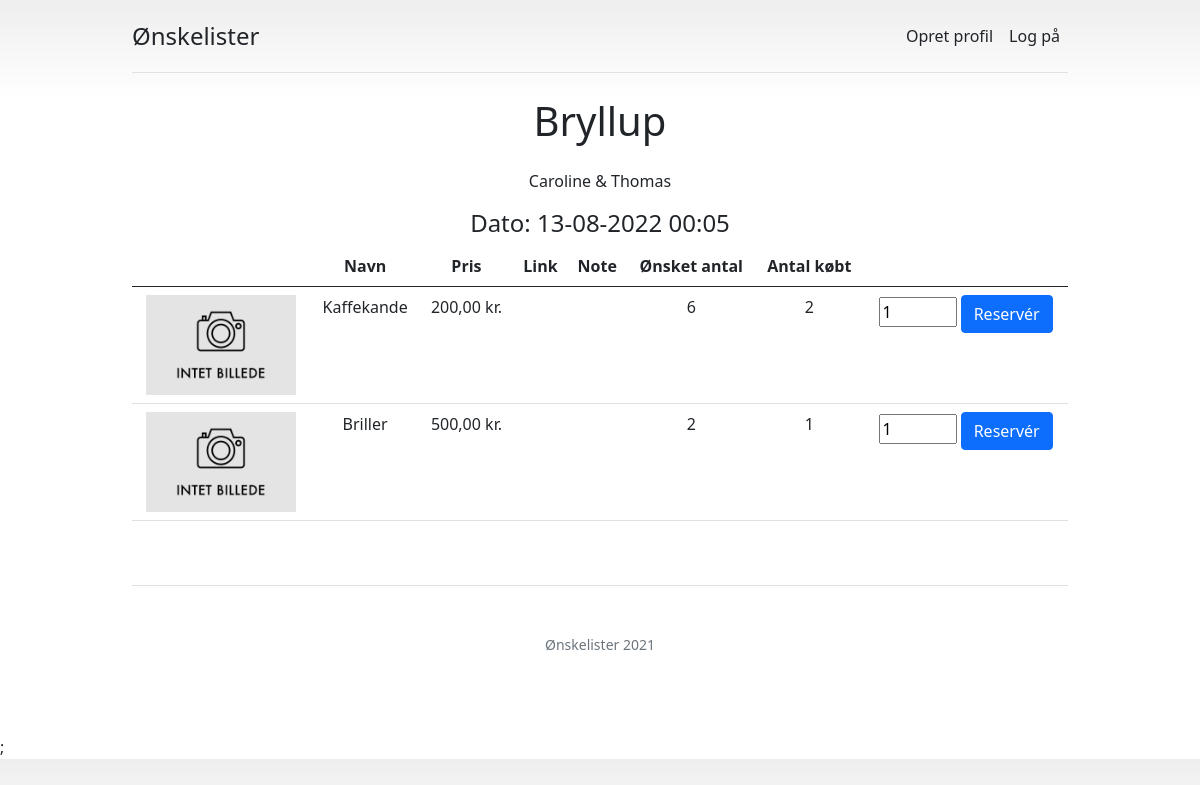
/guest/share.php?id=2, run on the app's committed database.
### tables this page shows
CREATE TABLE `wish_lists` (
  `list_id` bigint(20) NOT NULL,
  `list_date` datetime DEFAULT NULL,
  `list_title` text DEFAULT NULL,
  `list_subtitle` text DEFAULT NULL,
  `list_link` varchar(255) DEFAULT NULL,
  `list_user` bigint(20) DEFAULT NULL,
  `list_code` varchar(255) NOT NULL,
  `list_active` tinyint(1) NOT NULL DEFAULT 1
);

CREATE TABLE `wish_gifts` (
  `gift_id` bigint(20) NOT NULL,
  `gift_image` varchar(255) DEFAULT NULL,
  `gift_name` varchar(255) DEFAULT NULL,
  `gift_qty` int(11) NOT NULL DEFAULT 1,
  `gift_reservations` int(11) NOT NULL DEFAULT 0,
  `gift_price` decimal(10,2) NOT NULL DEFAULT 0.00,
  `gift_note` varchar(255) DEFAULT NULL,
  `gift_link` varchar(255) DEFAULT NULL,
  `gift_list` bigint(20) NOT NULL
);

### app/includes/config.php (called while the page is built, shortened)
<?php
require 'classes/simple.db.class.php';
$app['version'] = '1.0';
$app['cookie_name'] = 'session';
$app['session_name'] = 'user';
$app['list_name'] = 'list';
$app['db_prefix'] = 'wish_';
$app['db'] = new SimpleDB(['host' => 'localhost', 'user' => 'root','pass' => '','database' => 'dev']);
$app['url'] = 'http://localhost/wishlist';
$app['asset'] = $app['url'] . '/public/assets';
$app['name'] = 'Ønskelister';
$app['title'] = 'Ønskelister - Ønskelister til alle begivenheder';

### app/includes/classes/simple.db.class.php (called while the page is built, shortened)
<?php
class SimpleDB
{
  public $isConn;
  public function __construct( $db_conn = array('host' => 'localhost', 'user' => 'root','pass' => '','database' => 'test', ) )
  {
    $host = isset($db_conn['host']) ? $db_conn['host'] : 'localhost' ;
    $user = isset($db_conn['user']) ? $db_conn['user'] : 'root' ;
    $pass = isset($db_conn['pass']) ? $db_conn['pass'] : '' ;
    $database = isset($db_conn['database']) ? $db_conn['database'] : die('no database set') ;
    $connection = mysqli_connect($host, $user, $pass,$database);
    if($connection)
    {
      $this->isConn = $connection;
    }
  }
  public function Select($SQLStatement)
  {
    $con =  $this->isConn;
    if ($con)
    {
      $q = $con->query($SQLStatement);
      $row = $q->num_rows;
      if($row <1)
      {
        $result = $row;
      }
      else if($row == 1)
      {
        $result = array($q->fetch_assoc());
      }
      else if( $row >1)
      {
        $d1 = array( $q->fetch_assoc());
        $d2= array();
        while ($row = $q->fetch_assoc())
        {
          $d2[] = $row;
        }
        $result = array_merge($d1 , $d2);
      }
      return $result;
      }
  }
}

### guest/share.php (the view, shortened to what this page needs)
<?php include '../app/includes/functions.php'; ?>
<?php include '../app/templates/header.php'; ?>
<?php include '../app/templates/app.php'; ?>
<?php
$list_id = $app['db']->CleanDBData($_GET['id']);
$list = $app['db']->Select("SELECT * FROM wish_lists WHERE list_id = '$list_id' OR list_link = '$list_id'");
if(!empty($list)) {
  $gifts = $app['db']->Select("SELECT * FROM wish_gifts WHERE gift_list = '$list_id'");
}
?>
</head>
<body>
<?php include '../app/templates/nav.php'; ?>
  <main>
  <?php if(!empty($gifts)): ?>
    <h2 id="produkter" class="display-6 text-center mb-4"><?php echo $list[0]['list_title']; ?></h2>
    <p class="text-center"><?php echo $list[0]['list_subtitle']; ?></p>
    <h4 class="text-center font-weight-bold">Dato: <?php echo date('d-m-Y H:i', strtotime($list[0]['list_date'])); ?></h4>
    <div class="table-responsive">
      <table class="table text-center">
        <thead>
          <tr>
            <th></th>
            <th>Navn</th>
            <th>Pris</th>
            <th>Link</th>
            <th>Note</th>
            <th>Ønsket antal</th>
            <th>Antal købt</th>
            <th></th>
          </tr>
        </thead>
        <tbody>
          <?php foreach($gifts as $gift): ?>
          <tr>
          <?php if(!empty($gift['gift_image'])): ?>
              <td><img src="<?php echo $gift['gift_image']; ?>" width="150" height="100"></td>
              <?php else: ?>
                <td><img src="<?php echo $app['url']; ?>/public/img/no-image.png" width="150" height="100"></td>
              <?php endif; ?>
            <td><?php echo $gift['gift_name']; ?></td>
            <td><?php echo number_format($gift['gift_price'],2,',','.'); ?> kr.</td>
            <td>
            </td>
            <td><?php echo $gift['gift_note']; ?></td>
            <td><?php echo $gift['gift_qty']; ?></td>
            <td><?php echo $gift['gift_reservations']; ?></td>
            <?php
              $gift_id = $gift['gift_id'];
            ?>
            <?php if($gift['gift_qty'] != $gift['gift_reservations'] || isset($visitor[$gift_id])): ?>
              <td>
              <?php if(!isset($visitor[$gift_id])): ?>
              <form action="<?php url('/guest/reserve'); ?>" method="post">
              <input type="number" id="qty" name="qty" min="1" max="<?php echo $gift['gift_qty'] - $gift['gift_reservations']; ?>" value="1" required>
              <input onclick="return confirm('Er du sikker på du vil reservere denne gave?');" type="submit" class="btn btn-primary" value="Reservér">
              </form>
              <?php endif; ?>
              </td>
            <?php else: ?>
              <td style="font-style: italic; font-weight: bold; width: 150px;">ER ALLE ALLEREDE KØBT AF ANDRE</td>
            <?php endif; ?>
          </tr>
          <?php endforeach; ?>
        </tbody>
      </table>
    </div>
    <?php else: ?>
      <h4 class="text-center">Ingen ønsker eller inaktiv ønskeliste.</h4>
<?php endif; ?>
  </main>
  <?php include '../app/templates/footer.php'; ?>

### app/templates/header.php (shortened to what this page needs)
<!DOCTYPE html>
<html lang="en">
    <head>

### app/templates/app.php (shortened to what this page needs)
<link href="<?php echo $app['url']; ?>/public/css/bootstrap.app.css" rel="stylesheet">
  <link href="<?php echo $app['url']; ?>/public/css/app.css" rel="stylesheet">

### app/templates/nav.php
<div class="container py-3">
  <header>
    <div class="d-flex flex-column flex-md-row align-items-center pb-3 mb-4 border-bottom">
      <a href="<?php
      if(!auth()) {
        url();
      } else {
        url('/list/read');
      }
       ?>" class="d-flex align-items-center text-dark text-decoration-none">
    <span class="fs-4"><?php app('name'); ?></span>
      </a>
      <nav class="d-inline-flex mt-2 mt-md-0 ms-md-auto">
            <?php if(!auth()): ?>
            <a class="p-2 text-dark text-decoration-none" href="<?php url('/auth/signup'); ?>">Opret profil</a>
            <a class="p-2 text-dark text-decoration-none" href="<?php url('/auth/login'); ?>">Log på</a>
              <?php else: ?>
                <a class="p-2 text-dark text-decoration-none" href="<?php url('/list/read'); ?>">Mine lister</a>
            <a class="p-2 text-dark text-decoration-none" href="<?php url('/auth/logout'); ?>">Log ud</a>
            <?php endif; ?>
          </nav>
          </div>
</header>

### app/includes/functions.php (shortened to what this page needs)
<?php
include 'config.php';
function app($key, $echo = true) {
    global $app;
    if($app[$key] && $echo) {
        echo $app[$key];
    } else {
        return $app[$key];
    }
}
function url($path = '') {
    global $app;
    echo $app['url'] . $path;
}
function auth() {
    $name = app('session_name', false);
    return false;
}

### app/templates/footer.php
  <footer class="pt-4 my-md-5 pt-md-5 border-top">
    <div class="row">
        <div class="col-12 col-md mx-auto text-center">
        <small class="d-block mb-3 text-muted"><?php echo $app['name']; ?> 2021</small>
      </div>
    </div>
  </footer>
</div>
<?php include 'scripts.php' ?>;
</body></html>

### app/templates/scripts.php (shortened to what this page needs)
<link rel="stylesheet" href="//code.jquery.com/ui/1.12.1/themes/base/jquery-ui.css">

### public/css/app.css (style rules this page uses)
body { background-image: linear-gradient(180deg, #eee, #fff 100px, #fff); }
html { scroll-behavior: smooth; }
.container { max-width: 960px; }

### data on the page
wish_lists: list_title "Bryllup", list_subtitle "Caroline & Thomas", list_date "13-08-2022 00:05"
wish_gifts: gift_name "Kaffekande", gift_price "200,00", gift_qty "6", gift_reservations "2"
wish_gifts: gift_name "Briller", gift_price "500,00", gift_qty "2", gift_reservations "1", qty "1"

### other printed values
$app[$key] "Ønskelister"
$app['name'] "Ønskelister"
